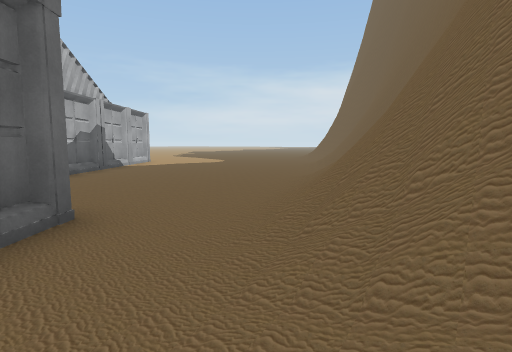
[1] (above)

24 first-person views from a walk through a 3-D level made in the Unity game engine. The camera is 1.5 m above the floor, tilts 6° down and sees 80° across. The floor is counted in squares, 2.25 m on a side. Each view is taken from the middle of a square. On the plan, view 1 faces up. The plan holds only what a view shows up to about 10 squares ahead; the rest is blank. The place goes on beyond the plan. The player is left out. Some animated figures are left out. Some surface patterns are stand-ins.

[2]
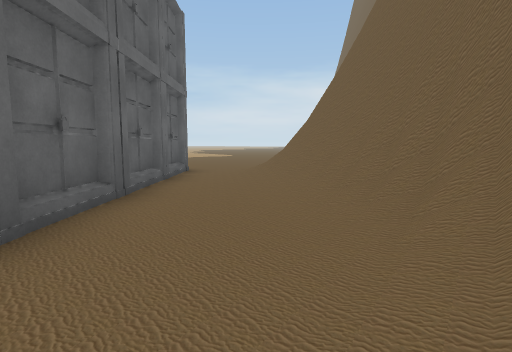

[3]
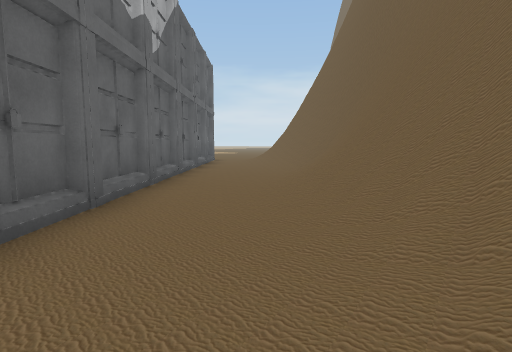

[4]
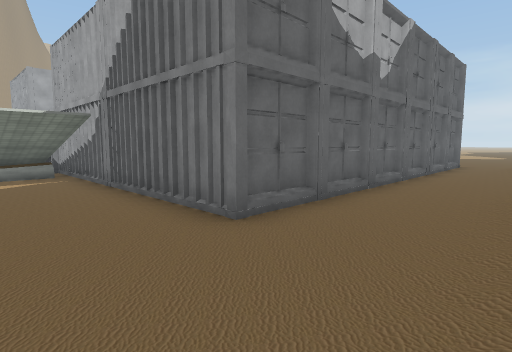

[5]
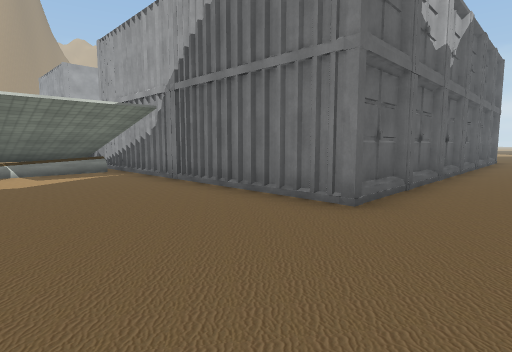

[6]
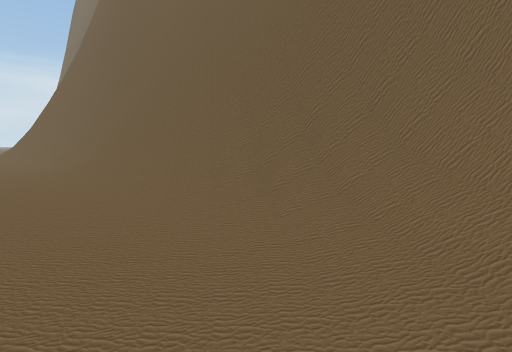

[7]
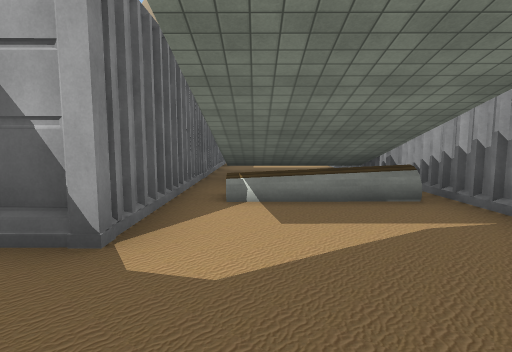

[8]
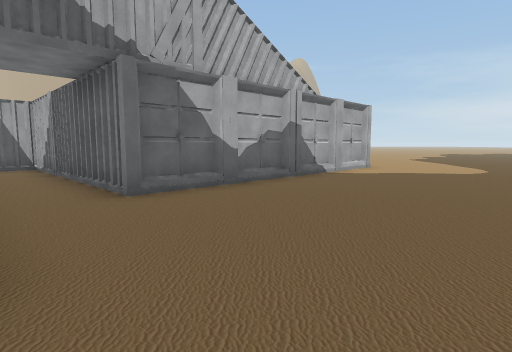

[9]
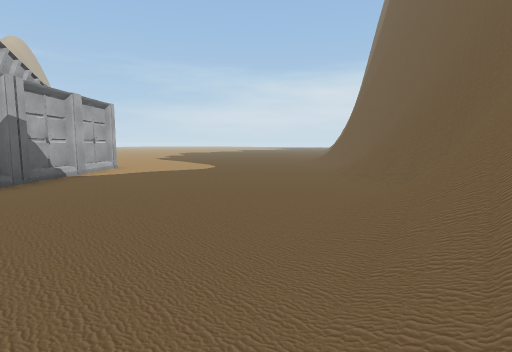

[10]
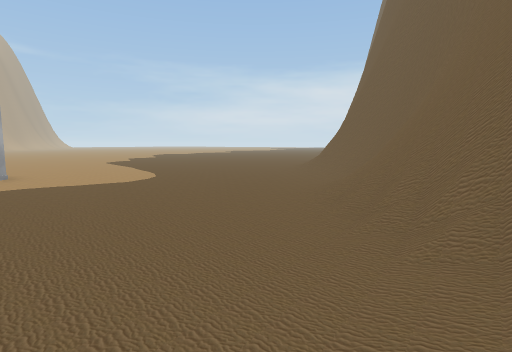

[11]
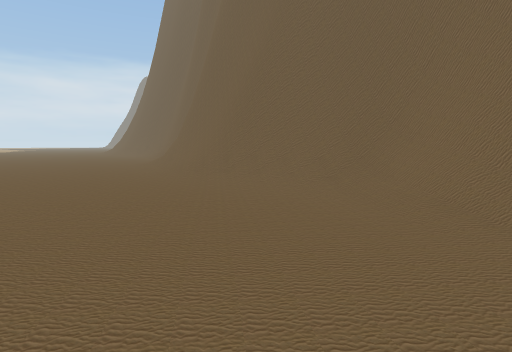

[12]
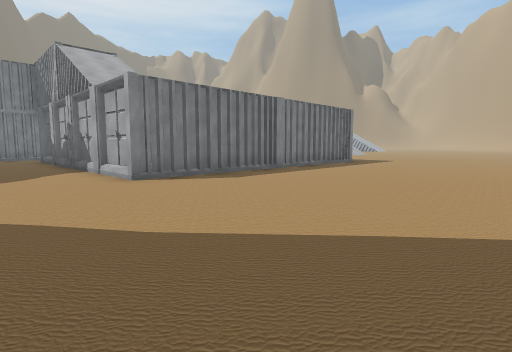

[13]
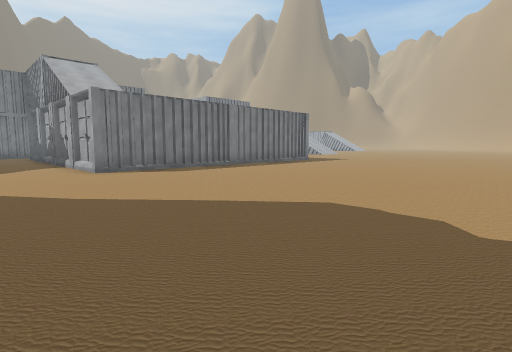

[14]
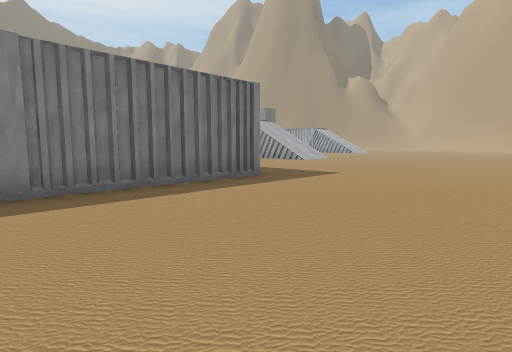

[15]
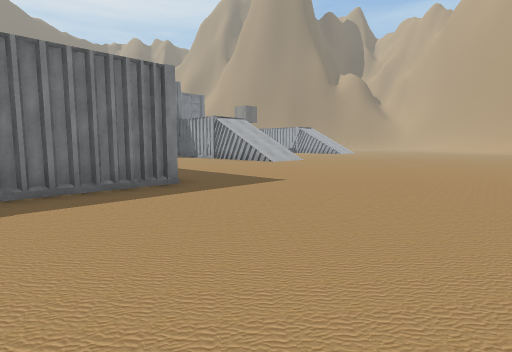

[16]
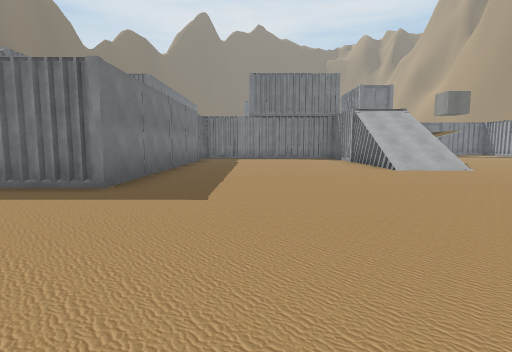

[17]
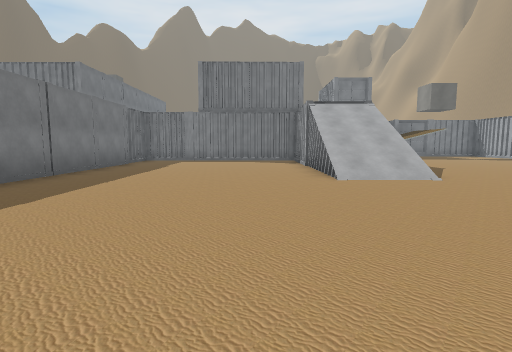

[18]
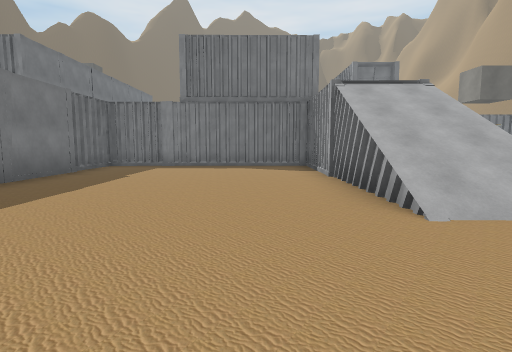

[19]
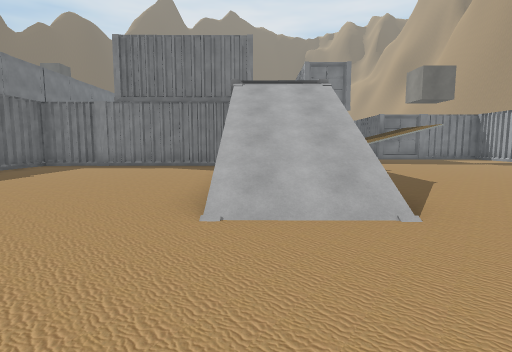

[20]
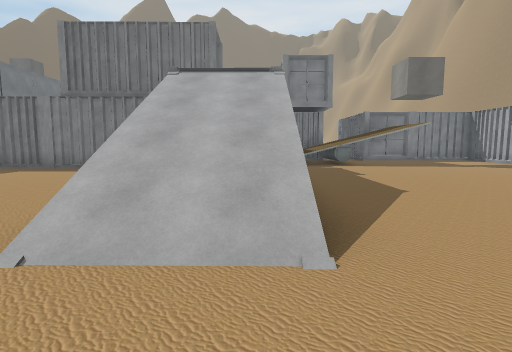

[21]
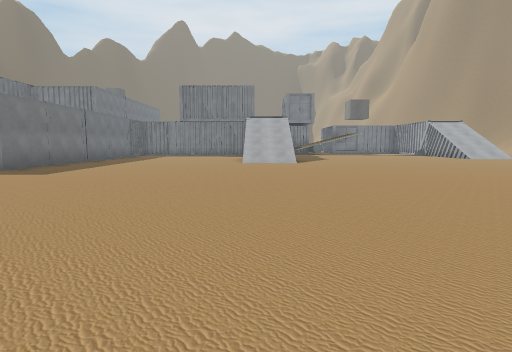

[22]
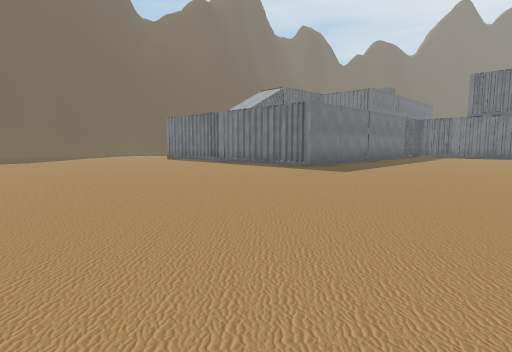

[23]
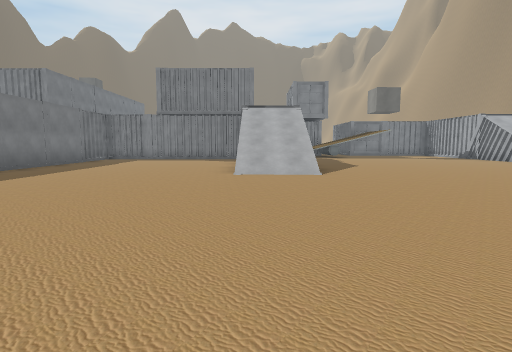

[24]
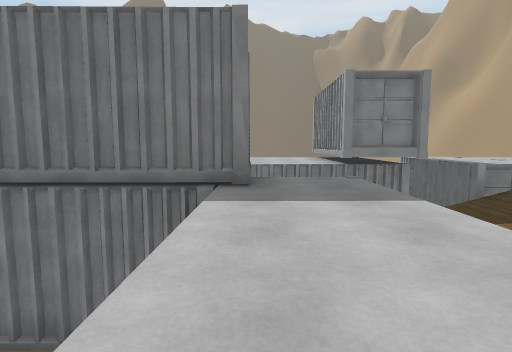

### Floor plan
Key: @ floor where view 1 was taken; # wall or solid block; . main floor; : floor 4.25 m higher than the main floor; / step, stairs or slope; = window, fence, low wall or low ledge; ^ raised ledge; v drop or lower ground.
Columns run from 27 left of view 1 to 4 right of it. Each row starts with its distance up from view 1.
 20         .......     ...... ....
 19        ................... .../#
 18       .................... .../#
 17      ..................... .../#
 16     ........................../#
 15     ........................./##
 14    .........................../#
 13   ............................/#
 12  ..............########......./#
 11  ..............#      #....../##
 10  ..............#      #....../#
  9   .....//......#      #....../#
  8  ......//......#      #......=#
  7  ......//......#      #.....//#
  6  ......//......#      #...../##
  5   .....::......########...../#
  4  ......::......##..........//#
  3 .......::......#         #./##
  2 ...... :########         #./##
  1 ....#^  #                #./##
  0                          #.@##
 -1        vv                #../#
 -2                          #../#
 -3   #                      #../#
 -4   #                      #../#
 -5                          #../#
 -6                          #./=#
 -7                          #../#
 -8                   ########../#
 -9                   #........./#
-10                   #........./#
-11                   #........./#
-12             ###   ###....../##

Positions as (right, up) in squares from view 1, and headings:
1: (0, 0), facing up
2: (0, -5), facing up
3: (0, -10), facing up
4: (1, -11), facing up-left
5: (0, -12), facing up-left
6: (-1, -12), facing up-right
7: (-5, -11), facing left
8: (0, 3), facing up-left
9: (0, 3), facing up
10: (1, 6), facing up
11: (-1, 10), facing up-right
12: (-2, 18), facing down-left
13: (-2, 20), facing down-left
14: (-8, 17), facing down-left
15: (-10, 17), facing down-left
16: (-15, 17), facing down
17: (-17, 15), facing down
18: (-17, 12), facing down
19: (-19, 12), facing down
20: (-20, 11), facing down
21: (-19, 20), facing down
22: (-18, 20), facing down-right
23: (-19, 16), facing down
24: (-19, 6), facing down
